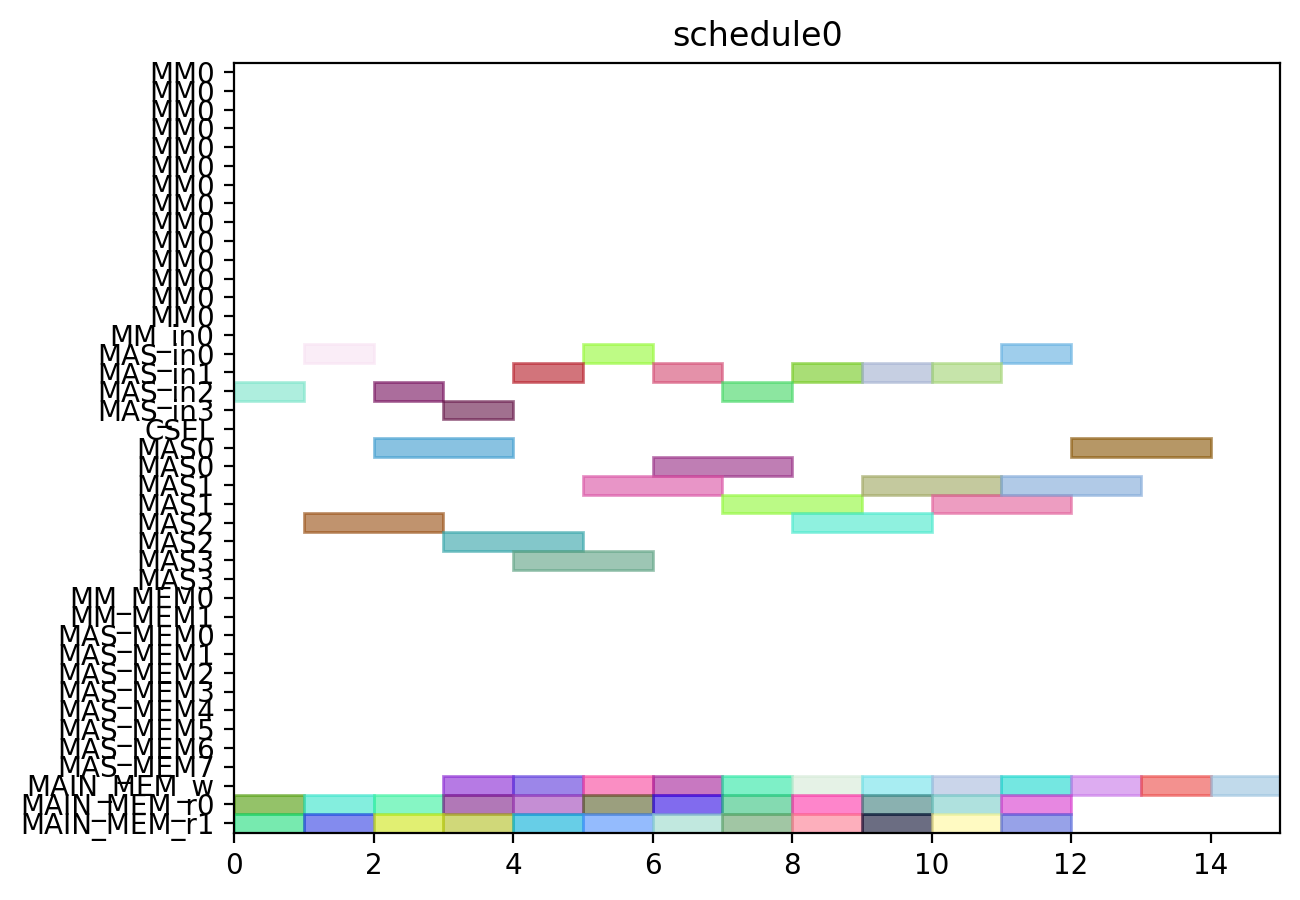

The Python source for this figure:
from pyschedule import Scenario, solvers, plotters, alt


def solve():
	horizon = 120
	S = Scenario("schedule0", horizon=horizon)

	# resource
	MM = S.Resources('MM', num=1, size=14)
	MM_in = S.Resources('MM_in', num=1)
	MAS_in = S.Resources('MAS_in', num=4)
	CSEL = S.Resource('CSEL')
	MAS = S.Resources('MAS', num=4, size=2, periods=range(1, horizon))
	MM_MEM = S.Resources('MM_MEM', num=2)
	MAS_MEM = S.Resources('MAS_MEM', num=8)
	MAIN_MEM_w = S.Resource('MAIN_MEM_w', size=1)
	MAIN_MEM_r = S.Resources('MAIN_MEM_r', num=2)

	# result of previous scheduling

	# new tasks
	c000 = S.Task('c000', length=2, delay_cost=1)
	c000 += alt(MAS)
	c000_in = S.Task('c000_in', length=1, delay_cost=1)
	c000_in += alt(MAS_in)
	S += c000_in*MAS_in[0]<=c000*MAS[0]

	S += c000_in*MAS_in[1]<=c000*MAS[1]

	S += c000_in*MAS_in[2]<=c000*MAS[2]

	S += c000_in*MAS_in[3]<=c000*MAS[3]

	S += 0<c000

	c000_w = S.Task('c000_w', length=1, delay_cost=1)
	c000_w += alt(MAIN_MEM_w)
	S += c000 <= c000_w

	c000_mem0 = S.Task('c000_mem0', length=1, delay_cost=1)
	c000_mem0 += MAIN_MEM_r[0]
	S += c000_mem0 <= c000

	c000_mem1 = S.Task('c000_mem1', length=1, delay_cost=1)
	c000_mem1 += MAIN_MEM_r[1]
	S += c000_mem1 <= c000

	c001 = S.Task('c001', length=2, delay_cost=1)
	c001 += alt(MAS)
	c001_in = S.Task('c001_in', length=1, delay_cost=1)
	c001_in += alt(MAS_in)
	S += c001_in*MAS_in[0]<=c001*MAS[0]

	S += c001_in*MAS_in[1]<=c001*MAS[1]

	S += c001_in*MAS_in[2]<=c001*MAS[2]

	S += c001_in*MAS_in[3]<=c001*MAS[3]

	S += 0<c001

	c001_w = S.Task('c001_w', length=1, delay_cost=1)
	c001_w += alt(MAIN_MEM_w)
	S += c001 <= c001_w

	c001_mem0 = S.Task('c001_mem0', length=1, delay_cost=1)
	c001_mem0 += MAIN_MEM_r[0]
	S += c001_mem0 <= c001

	c001_mem1 = S.Task('c001_mem1', length=1, delay_cost=1)
	c001_mem1 += MAIN_MEM_r[1]
	S += c001_mem1 <= c001

	c010 = S.Task('c010', length=2, delay_cost=1)
	c010 += alt(MAS)
	c010_in = S.Task('c010_in', length=1, delay_cost=1)
	c010_in += alt(MAS_in)
	S += c010_in*MAS_in[0]<=c010*MAS[0]

	S += c010_in*MAS_in[1]<=c010*MAS[1]

	S += c010_in*MAS_in[2]<=c010*MAS[2]

	S += c010_in*MAS_in[3]<=c010*MAS[3]

	S += 0<c010

	c010_w = S.Task('c010_w', length=1, delay_cost=1)
	c010_w += alt(MAIN_MEM_w)
	S += c010 <= c010_w

	c010_mem0 = S.Task('c010_mem0', length=1, delay_cost=1)
	c010_mem0 += MAIN_MEM_r[0]
	S += c010_mem0 <= c010

	c010_mem1 = S.Task('c010_mem1', length=1, delay_cost=1)
	c010_mem1 += MAIN_MEM_r[1]
	S += c010_mem1 <= c010

	c011 = S.Task('c011', length=2, delay_cost=1)
	c011 += alt(MAS)
	c011_in = S.Task('c011_in', length=1, delay_cost=1)
	c011_in += alt(MAS_in)
	S += c011_in*MAS_in[0]<=c011*MAS[0]

	S += c011_in*MAS_in[1]<=c011*MAS[1]

	S += c011_in*MAS_in[2]<=c011*MAS[2]

	S += c011_in*MAS_in[3]<=c011*MAS[3]

	S += 0<c011

	c011_w = S.Task('c011_w', length=1, delay_cost=1)
	c011_w += alt(MAIN_MEM_w)
	S += c011 <= c011_w

	c011_mem0 = S.Task('c011_mem0', length=1, delay_cost=1)
	c011_mem0 += MAIN_MEM_r[0]
	S += c011_mem0 <= c011

	c011_mem1 = S.Task('c011_mem1', length=1, delay_cost=1)
	c011_mem1 += MAIN_MEM_r[1]
	S += c011_mem1 <= c011

	c100 = S.Task('c100', length=2, delay_cost=1)
	c100 += alt(MAS)
	c100_in = S.Task('c100_in', length=1, delay_cost=1)
	c100_in += alt(MAS_in)
	S += c100_in*MAS_in[0]<=c100*MAS[0]

	S += c100_in*MAS_in[1]<=c100*MAS[1]

	S += c100_in*MAS_in[2]<=c100*MAS[2]

	S += c100_in*MAS_in[3]<=c100*MAS[3]

	S += 0<c100

	c100_w = S.Task('c100_w', length=1, delay_cost=1)
	c100_w += alt(MAIN_MEM_w)
	S += c100 <= c100_w

	c100_mem0 = S.Task('c100_mem0', length=1, delay_cost=1)
	c100_mem0 += MAIN_MEM_r[0]
	S += c100_mem0 <= c100

	c100_mem1 = S.Task('c100_mem1', length=1, delay_cost=1)
	c100_mem1 += MAIN_MEM_r[1]
	S += c100_mem1 <= c100

	c101 = S.Task('c101', length=2, delay_cost=1)
	c101 += alt(MAS)
	c101_in = S.Task('c101_in', length=1, delay_cost=1)
	c101_in += alt(MAS_in)
	S += c101_in*MAS_in[0]<=c101*MAS[0]

	S += c101_in*MAS_in[1]<=c101*MAS[1]

	S += c101_in*MAS_in[2]<=c101*MAS[2]

	S += c101_in*MAS_in[3]<=c101*MAS[3]

	S += 0<c101

	c101_w = S.Task('c101_w', length=1, delay_cost=1)
	c101_w += alt(MAIN_MEM_w)
	S += c101 <= c101_w

	c101_mem0 = S.Task('c101_mem0', length=1, delay_cost=1)
	c101_mem0 += MAIN_MEM_r[0]
	S += c101_mem0 <= c101

	c101_mem1 = S.Task('c101_mem1', length=1, delay_cost=1)
	c101_mem1 += MAIN_MEM_r[1]
	S += c101_mem1 <= c101

	c110 = S.Task('c110', length=2, delay_cost=1)
	c110 += alt(MAS)
	c110_in = S.Task('c110_in', length=1, delay_cost=1)
	c110_in += alt(MAS_in)
	S += c110_in*MAS_in[0]<=c110*MAS[0]

	S += c110_in*MAS_in[1]<=c110*MAS[1]

	S += c110_in*MAS_in[2]<=c110*MAS[2]

	S += c110_in*MAS_in[3]<=c110*MAS[3]

	S += 0<c110

	c110_w = S.Task('c110_w', length=1, delay_cost=1)
	c110_w += alt(MAIN_MEM_w)
	S += c110 <= c110_w

	c110_mem0 = S.Task('c110_mem0', length=1, delay_cost=1)
	c110_mem0 += MAIN_MEM_r[0]
	S += c110_mem0 <= c110

	c110_mem1 = S.Task('c110_mem1', length=1, delay_cost=1)
	c110_mem1 += MAIN_MEM_r[1]
	S += c110_mem1 <= c110

	c111 = S.Task('c111', length=2, delay_cost=1)
	c111 += alt(MAS)
	c111_in = S.Task('c111_in', length=1, delay_cost=1)
	c111_in += alt(MAS_in)
	S += c111_in*MAS_in[0]<=c111*MAS[0]

	S += c111_in*MAS_in[1]<=c111*MAS[1]

	S += c111_in*MAS_in[2]<=c111*MAS[2]

	S += c111_in*MAS_in[3]<=c111*MAS[3]

	S += 0<c111

	c111_w = S.Task('c111_w', length=1, delay_cost=1)
	c111_w += alt(MAIN_MEM_w)
	S += c111 <= c111_w

	c111_mem0 = S.Task('c111_mem0', length=1, delay_cost=1)
	c111_mem0 += MAIN_MEM_r[0]
	S += c111_mem0 <= c111

	c111_mem1 = S.Task('c111_mem1', length=1, delay_cost=1)
	c111_mem1 += MAIN_MEM_r[1]
	S += c111_mem1 <= c111

	c200 = S.Task('c200', length=2, delay_cost=1)
	c200 += alt(MAS)
	c200_in = S.Task('c200_in', length=1, delay_cost=1)
	c200_in += alt(MAS_in)
	S += c200_in*MAS_in[0]<=c200*MAS[0]

	S += c200_in*MAS_in[1]<=c200*MAS[1]

	S += c200_in*MAS_in[2]<=c200*MAS[2]

	S += c200_in*MAS_in[3]<=c200*MAS[3]

	S += 0<c200

	c200_w = S.Task('c200_w', length=1, delay_cost=1)
	c200_w += alt(MAIN_MEM_w)
	S += c200 <= c200_w

	c200_mem0 = S.Task('c200_mem0', length=1, delay_cost=1)
	c200_mem0 += MAIN_MEM_r[0]
	S += c200_mem0 <= c200

	c200_mem1 = S.Task('c200_mem1', length=1, delay_cost=1)
	c200_mem1 += MAIN_MEM_r[1]
	S += c200_mem1 <= c200

	c201 = S.Task('c201', length=2, delay_cost=1)
	c201 += alt(MAS)
	c201_in = S.Task('c201_in', length=1, delay_cost=1)
	c201_in += alt(MAS_in)
	S += c201_in*MAS_in[0]<=c201*MAS[0]

	S += c201_in*MAS_in[1]<=c201*MAS[1]

	S += c201_in*MAS_in[2]<=c201*MAS[2]

	S += c201_in*MAS_in[3]<=c201*MAS[3]

	S += 0<c201

	c201_w = S.Task('c201_w', length=1, delay_cost=1)
	c201_w += alt(MAIN_MEM_w)
	S += c201 <= c201_w

	c201_mem0 = S.Task('c201_mem0', length=1, delay_cost=1)
	c201_mem0 += MAIN_MEM_r[0]
	S += c201_mem0 <= c201

	c201_mem1 = S.Task('c201_mem1', length=1, delay_cost=1)
	c201_mem1 += MAIN_MEM_r[1]
	S += c201_mem1 <= c201

	c210 = S.Task('c210', length=2, delay_cost=1)
	c210 += alt(MAS)
	c210_in = S.Task('c210_in', length=1, delay_cost=1)
	c210_in += alt(MAS_in)
	S += c210_in*MAS_in[0]<=c210*MAS[0]

	S += c210_in*MAS_in[1]<=c210*MAS[1]

	S += c210_in*MAS_in[2]<=c210*MAS[2]

	S += c210_in*MAS_in[3]<=c210*MAS[3]

	S += 0<c210

	c210_w = S.Task('c210_w', length=1, delay_cost=1)
	c210_w += alt(MAIN_MEM_w)
	S += c210 <= c210_w

	c210_mem0 = S.Task('c210_mem0', length=1, delay_cost=1)
	c210_mem0 += MAIN_MEM_r[0]
	S += c210_mem0 <= c210

	c210_mem1 = S.Task('c210_mem1', length=1, delay_cost=1)
	c210_mem1 += MAIN_MEM_r[1]
	S += c210_mem1 <= c210

	c211 = S.Task('c211', length=2, delay_cost=1)
	c211 += alt(MAS)
	c211_in = S.Task('c211_in', length=1, delay_cost=1)
	c211_in += alt(MAS_in)
	S += c211_in*MAS_in[0]<=c211*MAS[0]

	S += c211_in*MAS_in[1]<=c211*MAS[1]

	S += c211_in*MAS_in[2]<=c211*MAS[2]

	S += c211_in*MAS_in[3]<=c211*MAS[3]

	S += 0<c211

	c211_w = S.Task('c211_w', length=1, delay_cost=1)
	c211_w += alt(MAIN_MEM_w)
	S += c211 <= c211_w

	c211_mem0 = S.Task('c211_mem0', length=1, delay_cost=1)
	c211_mem0 += MAIN_MEM_r[0]
	S += c211_mem0 <= c211

	c211_mem1 = S.Task('c211_mem1', length=1, delay_cost=1)
	c211_mem1 += MAIN_MEM_r[1]
	S += c211_mem1 <= c211

	solvers.mip.solve(S,msg=1,kind='CPLEX',ratio_gap=1.01)

	solution = [['hoge']*len(S.solution()[1]) for i in range(len(S.solution()))]
	for i in range(len(S.solution())):
		for j in range(len(S.solution()[i])):
			solution[i][j]=str(S.solution()[i][j])
	print(solution)

	cycles = int(solution[-1][3])

	pic_file_name = "/home/mfukuda/ABE/multiRAM_multiMAS_16mux/scheduling_result/stage14MM1_stage2MAS4/CONJ/schedule0.png"
	if(S.solution() != []):
		plotters.matplotlib.plot(S,img_filename=pic_file_name, show_task_labels=False, fig_size=(cycles*0.25+3, 5))

	return solution
